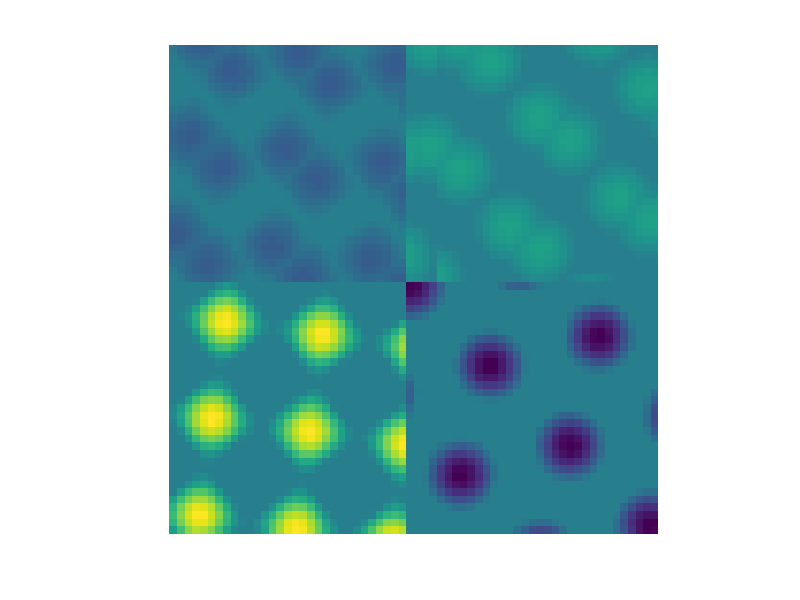
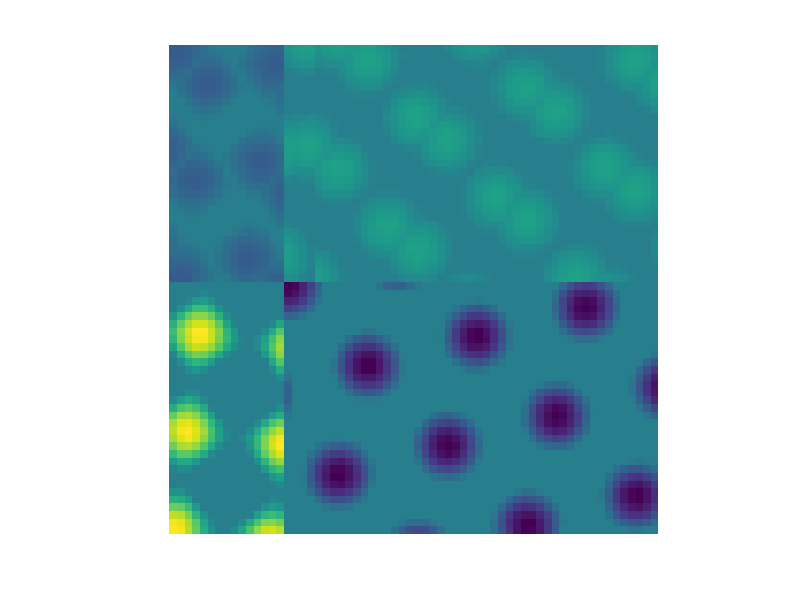
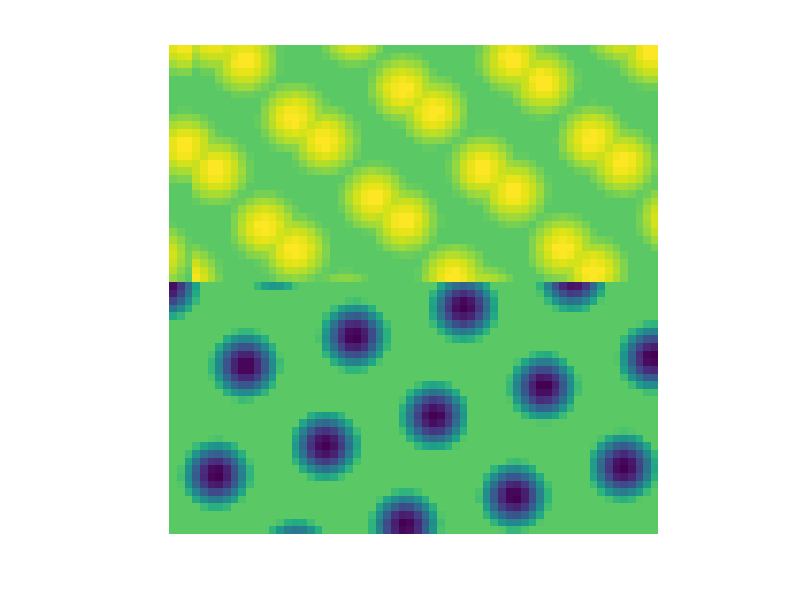
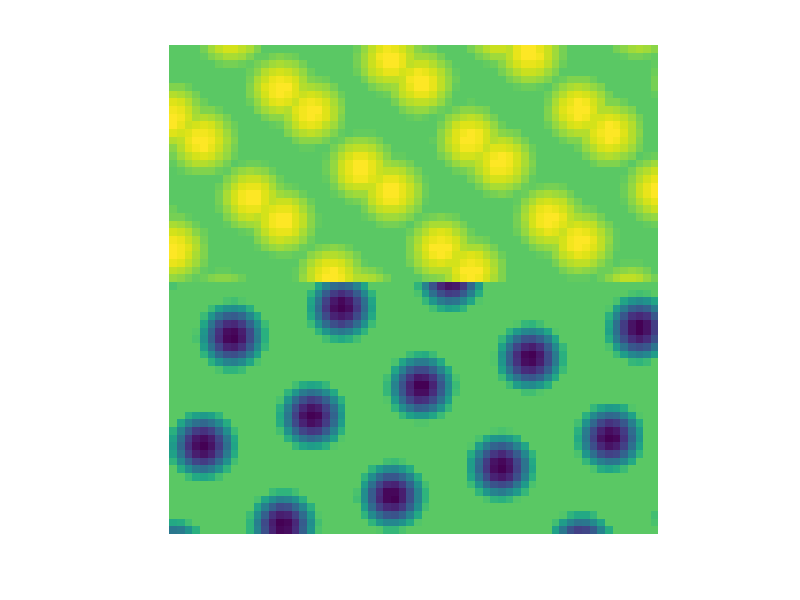

Source code (MATLAB) for these figures, in order: (Note: a time limit stopped this script after it produced the figures.)
N = 64*2;
x=0:1/N:(N-1)/N;
[xo yo] = ndgrid(x);

% generate data for fig 14
if 0
    amp = 0.0;
    
    for agl = 0:35
        xx = xo + amp*sin(2*pi*xo);
        yy = yo + amp*sin(2*pi*yo);
        bmp = 0.0;
        alpha = agl*pi/36 + bmp*sin(2*pi*xo) + bmp*cos(2*pi*yo);
        F = 10;
        phi = exp(2*pi*i*F*(cos(alpha).*xx+sin(alpha).*yy)) + exp(2*pi*i*F*(cos(alpha+pi/3).*xx+sin(alpha+pi/3).*yy)) + exp(2*pi*i*F*(cos(alpha+2*pi/3).*xx+sin(alpha+2*pi/3).*yy));
        phi = real(phi)/3;
        pos = find(phi<0);
        phi(pos) = 0;
        
        
        pic = figure;imagesc(phi(end-63:end,end-63:end)); axis square;axis off;
        str = sprintf('./data/synthetic/fig14/1/%d',agl);
        print(gcf, '-depsc2', str);
        
        
        phi2 = circshift(phi,3,1);
        phi2 = circshift(phi2,4,2);
        phi2 = max(phi2,phi);
        
        pic = figure;imagesc(phi2(end-63:end,end-63:end)); axis square;axis off;
        str = sprintf('./data/synthetic/fig14/2/%d',agl);
        print(gcf, '-depsc2', str);
        
        alpha = -pi/24  + bmp*cos(2*pi*xo) + bmp*sin(2*pi*yo);
        phi3 = exp(2*pi*i*F*(cos(alpha).*xx+sin(alpha).*yy)) + exp(2*pi*i*F*(cos(alpha+pi/2).*xx+sin(alpha+pi/2).*yy));
        phi3 = (real(phi3)/2);
        pos = find(phi3<0);
        phi3(pos) = 0;
        
        pic = figure;imagesc(phi3(end-63:end,end-63:end)); axis square;axis off;
        str = sprintf('./data/synthetic/fig14/3/%d',agl);
        print(gcf, '-depsc2', str);
        
        phi4 = circshift(phi3,4,1);
        phi4 = circshift(phi4,4,2);
        phi4 = max(phi4,phi3);
        
        pic = figure;imagesc(phi4(end-63:end,end-63:end)); axis square;axis off;
        str = sprintf('./data/synthetic/fig14/4/%d',agl);
        print(gcf, '-depsc2', str);
        
        close all;
    end
end

if 1
    N = 512;
    x=0:1/N:(N-1)/N;
    [xo yo] = ndgrid(x);
    amp = 0.0;
    xx = xo + amp*sin(2*pi*xo);
    yy = yo + amp*sin(2*pi*yo);
    bmp = 0.0;
    alpha = pi/12 + bmp*sin(2*pi*xo) + bmp*cos(2*pi*yo);
    F = 40;
    phi = exp(2*pi*i*F*(cos(alpha).*xx+sin(alpha).*yy)) + exp(2*pi*i*F*(cos(alpha+pi/3).*xx+sin(alpha+pi/3).*yy)) + exp(2*pi*i*F*(cos(alpha+2*pi/3).*xx+sin(alpha+2*pi/3).*yy));
    phi = real(phi)/3;
    pos = find(phi<0);
    phi(pos) = 0;
    
    
    phi2 = circshift(phi,3,1);
    phi2 = circshift(phi2,4,2);
    phi2 = max(phi2,phi);
    
    alpha = -pi/24  + bmp*cos(2*pi*xo) + bmp*sin(2*pi*yo);
    phi3 = exp(2*pi*i*F*(cos(alpha).*xx+sin(alpha).*yy)) + exp(2*pi*i*F*(cos(alpha+pi/2).*xx+sin(alpha+pi/2).*yy));
    phi3 = (real(phi3)/2);
    pos = find(phi3<0);
    phi3(pos) = 0;
    
    phi4 = circshift(phi3,4,1);
    phi4 = circshift(phi4,4,2);
    phi4 = max(phi4,phi3);
    
    phi(end/2+1:end,1:end/2) = phi2(1:end/2,1:end/2);
    phi(1:end/2,end/2+1:end) = phi3(1:end/2,1:end/2);
    phi(end/2+1:end,end/2+1:end) = phi4(1:end/2,1:end/2);
    
    phi(1:end/4,1:end/4) = -1.5*phi(1:end/4,1:end/4);
    phi(1:end/4,3*end/4+1:end) = phi(1:end/4,3*end/4+1:end)*2;
    phi(3*end/4+1:end,1:end/4) = phi(3*end/4+1:end,1:end/4)/2;
    phi(3*end/4+1:end,3*end/4+1:end) = -0.5*phi(3*end/4+1:end,3*end/4+1:end);
    
    indm = ones(size(phi));
    indm(end/2+1:end,1:end/2) = 2;
    indm(1:end/2,end/2+1:end) = 3;
    indm(end/2+1:end,end/2+1:end) = 4;
    
    cnt1 = 0; cnt2 = 0; cnt3 = 0; cnt4 = 0;
    for i1 = 1:16:N
        for i2 = 1:16:N
            type = indm(i1,i2);
            rd = i1-31:i1+32; cl = i2-31:i2+32;
            img = phi(mod(rd-1,N)+1,mod(cl-1,N)+1);
            pic = figure;imagesc(img); axis square;axis off;
            switch type
                case 1
                    str = sprintf('./data/synthetic/fig14/1/%d',cnt1+36); cnt1 = cnt1 + 1;
                case 2
                    str = sprintf('./data/synthetic/fig14/2/%d',cnt2+36); cnt2 = cnt2 + 1;
                case 3
                    str = sprintf('./data/synthetic/fig14/3/%d',cnt3+36); cnt3 = cnt3 + 1;
                case 4
                    str = sprintf('./data/synthetic/fig14/4/%d',cnt4+36); cnt4 = cnt4 + 1;
            end
            print(gcf, '-depsc2', str);
            close all;
        end
    end
end

% generate data for fig 12
if 0
    amp = 0.0;
    xx = xo + amp*sin(2*pi*xo);
    yy = yo + amp*sin(2*pi*yo);
    
    for agl = 0:35
        bmp = 0.03;
        alpha = agl*pi/36 + bmp*sin(2*pi*xo) + bmp*cos(2*pi*yo);
        F = 12.5;
        phi = exp(2*pi*i*F*(cos(alpha).*xx+sin(alpha).*yy)) + exp(2*pi*i*F*(cos(alpha+pi/3).*xx+sin(alpha+pi/3).*yy)) + exp(2*pi*i*F*(cos(alpha+2*pi/3).*xx+sin(alpha+2*pi/3).*yy));
        phi = real(phi)/3;
        
        pic = figure;imagesc(phi(end-63:end,end-63:end)); axis square;axis off;
        str = sprintf('./data/synthetic/fig12/1/%d',agl);
        print(gcf, '-depsc2', str);
        
        alpha = agl*pi/36  + bmp*cos(2*pi*xo) + bmp*sin(2*pi*yo);
        F = 12.5;
        phi2 = exp(2*pi*i*F*(cos(alpha).*xx+sin(alpha).*yy)) + exp(2*pi*i*F*(cos(alpha+pi/2).*xx+sin(alpha+pi/2).*yy));
        phi2 = (real(phi2)/2);
        
        pic = figure;imagesc(phi2(end-63:end,end-63:end)); axis square;axis off;
        str = sprintf('./data/synthetic/fig12/2/%d',agl);
        print(gcf, '-depsc2', str);
        
        F = 15;
        phi3 = exp(2*pi*i*F*(cos(alpha).*xx+sin(alpha).*yy)) + exp(2*pi*i*F*(cos(alpha+pi/4).*xx+sin(alpha+pi/4).*yy)) + exp(2*pi*i*F*(cos(alpha+2*pi/4).*xx+sin(alpha+2*pi/4).*yy))+ exp(2*pi*i*F*(cos(alpha+3*pi/4).*xx+sin(alpha+3*pi/4).*yy));
        phi3 = (real(phi3)/4);
        
        pic = figure;imagesc(phi3(end-63:end,end-63:end)); axis square;axis off;
        str = sprintf('./data/synthetic/fig12/3/%d',agl);
        print(gcf, '-depsc2', str);
        
        pic = figure;imagesc(ones(64,64)*randn(1,1)*5); axis square;axis off;
        str = sprintf('./data/synthetic/fig12/4/%d',agl);
        print(gcf, '-depsc2', str);
        
        close all;
    end
end

if 1
    N = 512;
    x=0:1/N:(N-1)/N;
    [xo yo] = ndgrid(x);
    amp = 0.0;
    xx = xo + amp*sin(2*pi*xo);
    yy = yo + amp*sin(2*pi*yo);
    bmp = 0.03;
    alpha = -pi/8 + bmp*sin(2*pi*xo) + bmp*cos(2*pi*yo);
    F = 50;
    phi = exp(2*pi*i*F*(cos(alpha).*xx+sin(alpha).*yy)) + exp(2*pi*i*F*(cos(alpha+pi/3).*xx+sin(alpha+pi/3).*yy)) + exp(2*pi*i*F*(cos(alpha+2*pi/3).*xx+sin(alpha+2*pi/3).*yy));
    phi = real(phi)/3;
    % pause;
    alpha = -pi/8  + bmp*cos(2*pi*xo) + bmp*sin(2*pi*yo);
    F = 50;
    phi2 = exp(2*pi*i*F*(cos(alpha).*xx+sin(alpha).*yy)) + exp(2*pi*i*F*(cos(alpha+pi/2).*xx+sin(alpha+pi/2).*yy));
    phi2 = (real(phi2)/2);
    phi(end/2+1:end,1:end/2) = phi2(end/2+1:end,1:end/2);
    F = 60;
    phi3 = exp(2*pi*i*F*(cos(alpha).*xx+sin(alpha).*yy)) + exp(2*pi*i*F*(cos(alpha+pi/4).*xx+sin(alpha+pi/4).*yy)) + exp(2*pi*i*F*(cos(alpha+2*pi/4).*xx+sin(alpha+2*pi/4).*yy))+ exp(2*pi*i*F*(cos(alpha+3*pi/4).*xx+sin(alpha+3*pi/4).*yy));
    phi3 = (real(phi3)/4);
    
    phi(1:end/2,1+end/2:end) = phi3(1:end/2,1+end/2:end);
    pos = find(phi<0);
    phi(pos) = 0;
    phi = phi/max(max(abs(phi)));
    phi = phi - mean(phi(:));
    phi(end/2+1:end,end/2+1:end) = -0.2;
    
    indm = ones(size(phi));
    indm(end/2+1:end,1:end/2) = 2;
    indm(1:end/2,1+end/2:end) = 3;
    indm(end/2+1:end,end/2+1:end) = 4;
    
    cnt1 = 0; cnt2 = 0; cnt3 = 0; cnt4 = 0;
    for i1 = 1:16:N
        for i2 = 1:16:N
            type = indm(i1,i2);
            rd = i1-31:i1+32; cl = i2-31:i2+32;
            img = phi(mod(rd-1,N)+1,mod(cl-1,N)+1);
            pic = figure;imagesc(img); axis square;axis off;
            switch type
                case 1
                    str = sprintf('./data/synthetic/fig12/1/%d',cnt1+36); cnt1 = cnt1 + 1;
                case 2
                    str = sprintf('./data/synthetic/fig12/2/%d',cnt2+36); cnt2 = cnt2 + 1;
                case 3
                    str = sprintf('./data/synthetic/fig12/3/%d',cnt3+36); cnt3 = cnt3 + 1;
                case 4
                    str = sprintf('./data/synthetic/fig12/4/%d',cnt4+36); cnt4 = cnt4 + 1;
            end
            print(gcf, '-depsc2', str);
            close all;
        end
    end
end
